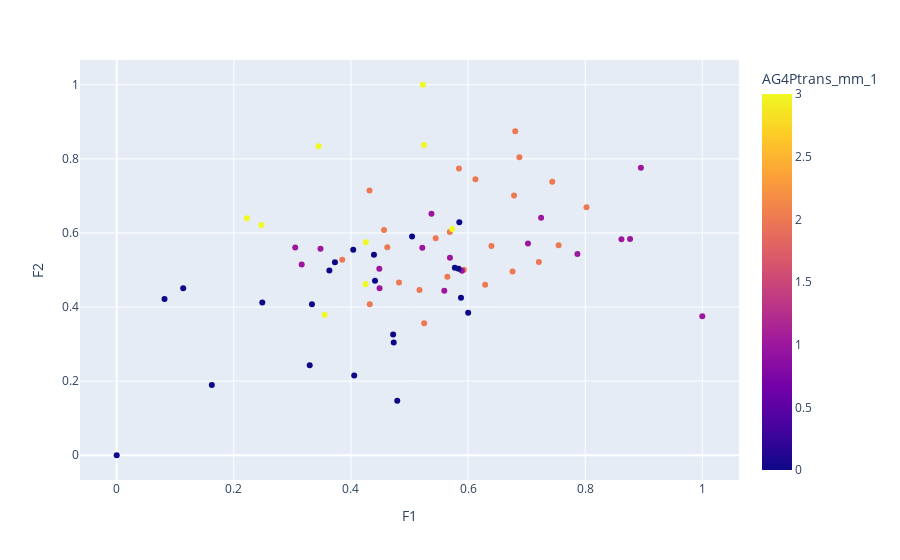

Source (notebook cell):
### Code cell
cl1 = df_list[0]
px.scatter(cl1, x = 'F1', y = 'F2', color = "AG4Ptrans_mm_1", hover_data=["Ciudades","AG4Ptrans_mm_1"]) 
#px.scatter(df_datos_Ptrans_st, x = 'F5', y = 'F4', color = 'dbcluster', hover_data=['Ciudad','dbcluster'])

### Figure 1 — Plotly figure (JSON) as saved in the notebook; plotly's stock layout.template omitted (floating-point values rounded to 4 significant figures; data arrays with more than 128 entries replaced by an {"elided": "..."} marker saying what was removed)
{"data": [{"customdata": {"elided": "72x2 mixed values"}, "hovertemplate": "F1=%{x}<br>F2=%{y}<br>Ciudades=%{customdata[0]}<br>AG4Ptrans_mm_1=%{marker.color}<extra></extra>", "legendgroup": "", "marker": {"color": [2, 1, 0, 1, 3, 2, 2, 0, 3, 2, 1, 1, 0, 1, 3, 2, 0, 0, 3, 2, 0, 0, 3, 1, 1, 2, 2, 2, 0, 1, 0, 0, 2, 0, 2, 0, 1, 1, 1, 2, 2, 2, 3, 2, 0, 2, 2, 3, 1, 0, 2, 0, 0, 2, 1, 3, 1, 2, 2, 0, 2, 0, 2, 2, 0, 0, 0, 1, 1, 3, 0, 1], "coloraxis": "coloraxis", "symbol": "circle"}, "mode": "markers", "name": "", "orientation": "v", "showlegend": false, "type": "scatter", "x": [0.4566, 0.3049, 0.4039, 0.5691, 0.2222, 0.6126, 0.5447, 0.1136, 0.2471, 0.7546, 0.8952, 0.348, 0.3296, 0.8619, 0.3552, 0.5251, 0.3727, 0.6002, 0.3449, 0.5688, 0.5044, 0.08168, 0.4254, 0.4489, 0.3159, 0.482, 0.5844, 0.5647, 0.4393, 0.7023, 0.472, 0.5851, 0.4621, 0.2486, 0.6785, 0.4056, 0.5594, 0.5219, 0.7247, 0.8022, 0.3852, 0.4317, 0.5728, 0.676, 0.3334, 0.517, 0.5928, 0.5249, 0.7868, 0.4411, 0.6399, 0.4791, 0.5879, 0.7438, 0.5895, 0.5229, 1, 0.6806, 0.7209, 0.5838, 0.6292, 0.5774, 0.4321, 0.6876, 0.3631, 0.1625, 0, 0.8767, 0.4484, 0.425, 0.4731, 0.5375], "xaxis": "x", "y": [0.6079, 0.5609, 0.5545, 0.5329, 0.6398, 0.7452, 0.5854, 0.4511, 0.6216, 0.5666, 0.776, 0.5576, 0.2427, 0.5828, 0.3791, 0.3561, 0.5207, 0.3844, 0.8343, 0.6027, 0.5902, 0.4218, 0.5746, 0.4506, 0.5151, 0.4661, 0.7738, 0.4816, 0.541, 0.5713, 0.3257, 0.6292, 0.5615, 0.4124, 0.7009, 0.2149, 0.444, 0.5599, 0.6407, 0.6693, 0.528, 0.7148, 0.6105, 0.4961, 0.4077, 0.4462, 0.501, 0.8375, 0.5435, 0.4709, 0.565, 0.1474, 0.4253, 0.738, 0.4982, 1, 0.3749, 0.8742, 0.5216, 0.503, 0.4605, 0.5059, 0.4076, 0.8046, 0.4985, 0.1897, 0, 0.584, 0.5031, 0.4614, 0.3041, 0.6516], "yaxis": "y"}], "layout": {"coloraxis": {"colorbar": {"title": {"text": "AG4Ptrans_mm_1"}}, "colorscale": [[0, "#0d0887"], [0.1111, "#46039f"], [0.2222, "#7201a8"], [0.3333, "#9c179e"], [0.4444, "#bd3786"], [0.5556, "#d8576b"], [0.6667, "#ed7953"], [0.7778, "#fb9f3a"], [0.8889, "#fdca26"], [1, "#f0f921"]]}, "legend": {"tracegroupgap": 0}, "margin": {"t": 60}, "xaxis": {"anchor": "y", "domain": [0, 1], "title": {"text": "F1"}}, "yaxis": {"anchor": "x", "domain": [0, 1], "title": {"text": "F2"}}}}
